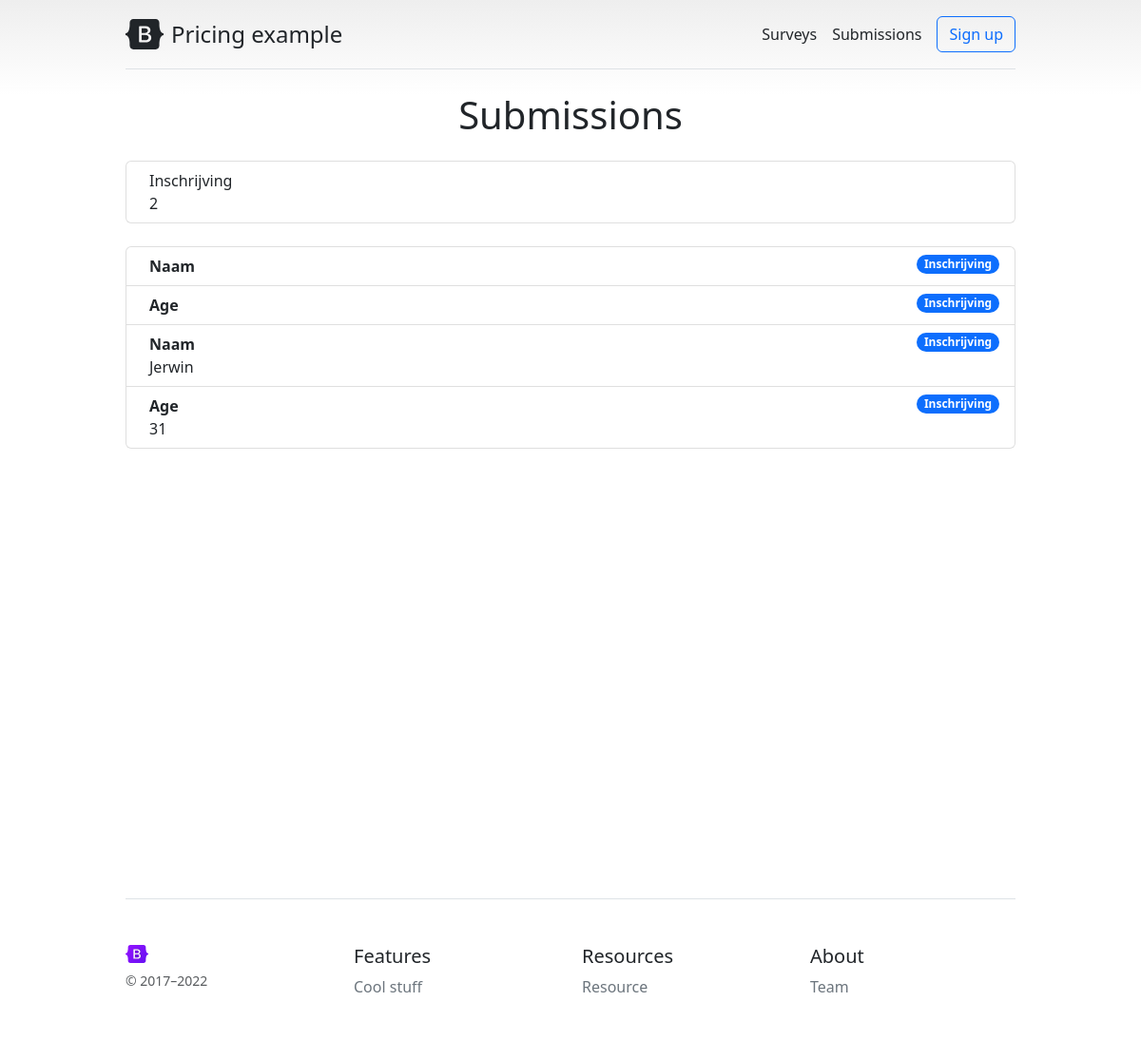
/submission/list/, run on an earlier commit of the app's database.
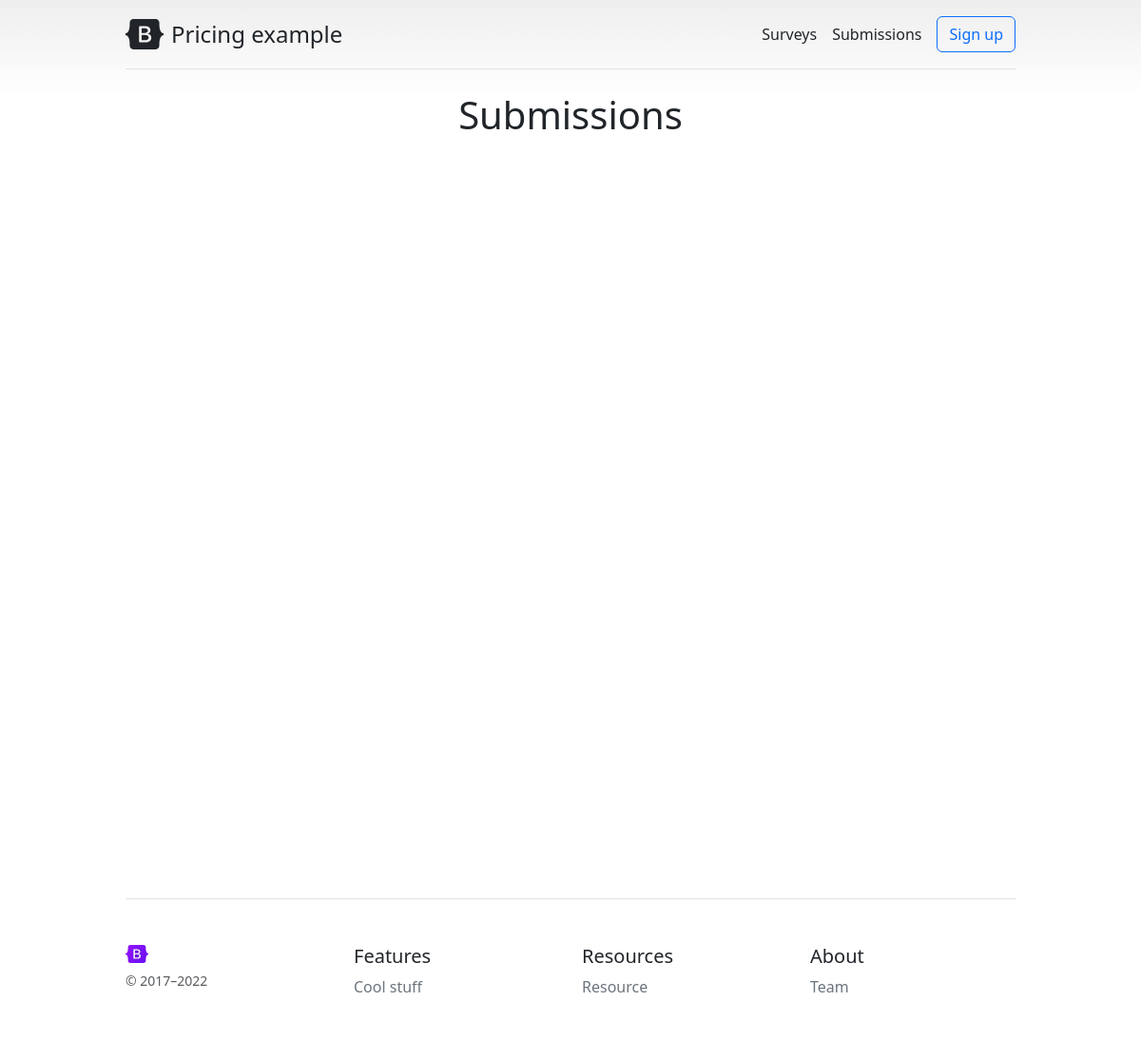
And on a later commit of the database.
### core/models.py (models this page shows, shortened)
class Survey(models.Model):
    title = models.CharField(max_length=255)
    description = models.TextField(max_length=2550, default=survey_description)

class Submission(models.Model):
    question = models.ForeignKey(Question, on_delete=models.CASCADE, null=False, editable=False)
    answer = models.TextField(max_length=2550)
    slug = models.SlugField(editable=False)
    created_at = models.DateTimeField(editable=False, default=timezone.now)
    updated_at = models.DateTimeField(editable=False, default=timezone.now)

class Question(models.Model):
    TEXT = "text"
    SHORT_TEXT = "short-text"
    QUESTION_TYPES = (
        (TEXT, "text (multiple line)"),
        (SHORT_TEXT, "short text (one line)"),
    )
    survey = models.ForeignKey(Survey, on_delete=models.CASCADE, null=True,  editable=True)
    type = models.CharField(max_length=255, choices=QUESTION_TYPES, default='TextField')
    text = models.TextField(max_length=2550)

### core/views.py (the view)
# urls.py: path('submission/list/', views.SubmissionListView.as_view(), name='submission_list'),
class SubmissionListView(ListView):
    model = models.Submission
    def get_context_data(self, **kwargs):
        context = super().get_context_data(**kwargs)
        context['survey_list'] = models.Survey.objects.all()
        context['question_list'] = models.Question.objects.all()
        set = models.Submission.objects.all().values('question__survey__title').annotate(count=Count('slug', distinct=True))
        print(set)
        context['set_list'] = set
        return context

### core/templates/core/submission_list.html (shortened to what this page needs)
{% extends 'core/base.html' %}
{% block content %}
<h2 class="display-6 text-center mb-4">Submissions</h2>
<ol class="list-group mb-4">
    {% for set in set_list %}
    <li class="list-group-item d-flex justify-content-between align-items-start">
        <div class="ms-2 me-auto">
            <div class="fw">{{ set.question__survey__title }}</div>
            {{ set.count }}
        </div>
    </li>
    {% endfor %}
</ol>
<div class="list-group mb-4">
    {% for submission in submission_list %}
    <li class="list-group-item d-flex justify-content-between align-items-start">
        <div class="ms-2 me-auto">
            <div class="fw-bold">{{ submission.question.text }}</div>
            {{ submission.answer }}
        </div>
        <span class="badge bg-primary rounded-pill">{{ submission.question.survey.title }}</span>
    </li>
    {% endfor %}
{% endblock content %}

What changed in the data, as far as the page shows it:
removed Survey: question__survey__title "Inschrijving", count "2"
removed Submission: question.text "Naam", question.survey "Inschrijving"
removed Submission: question.text "Age", question.survey "Inschrijving"
removed Submission: question.text "Naam", answer "Jerwin", question.survey "Inschrijving"
removed Submission: question.text "Age", answer "31", question.survey "Inschrijving"
